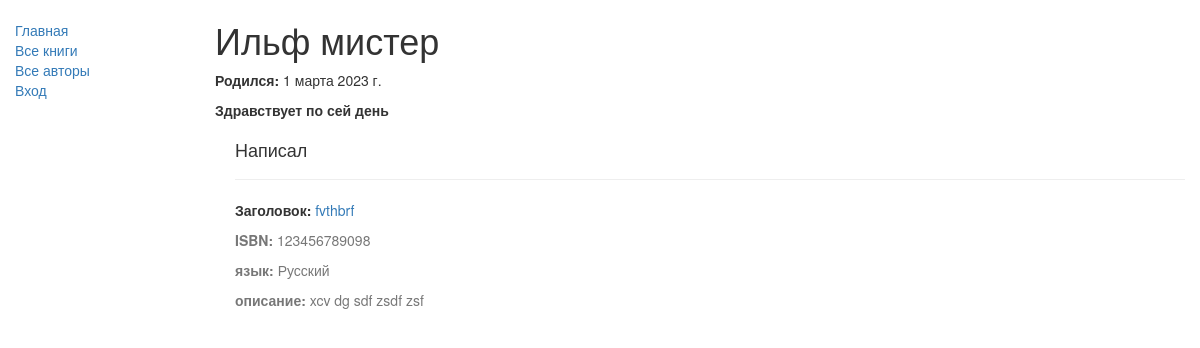
Screenshot of /library/author/ilf with the database file from the repository.
### libcatalog/models.py (models this page shows, shortened)
class Author(models.Model):
    class Meta:
        verbose_name = 'Автор'
        verbose_name_plural = 'Авторы'
    first_name = models.CharField(
        'Первое имя',
        max_length=100)
    last_name = models.CharField(
        'Второе имя',
        max_length=100)
    slug = models.CharField(
        'url представление имени ',
        default = str(first_name),
        help_text='латинские символы и цифры одной строкой без пробелов',
        max_length=100)
    date_of_birth = models.DateField(
        'дата рождения',
        null=True, blank=True)
    date_of_death = models.DateField(
        'дата смерти',
        null=True, blank=True)

class Book(models.Model):
    class Meta:
        verbose_name = 'Книга'
        verbose_name_plural = 'Книги'
        ordering = ["title"]
    title = models.CharField(max_length=200)
    slug = models.CharField(max_length=30,
                            default = str(title),
                            verbose_name='отображение в пути url',
                            help_text='желательно латинские символы и цифры без пробелов, а так же смысловая нагрузка')
    author = models.ForeignKey(
        'Author',
        on_delete=models.SET_NULL,
        null=True,
        verbose_name='Автор',
        help_text='выберите автора книги')
    summary = models.TextField(
        max_length=1000,
        help_text="описание содержания книги")
    isbn = models.CharField(
        'ISBN',
        max_length=13,
        help_text='ISBN 13-ти значный индентификатор <a href="https://www.isbn-international.org/content/what-isbn">ISBN number</a>')
    genre = models.ManyToManyField(
        Genre,
        blank=True,
        verbose_name='Жанр',
        help_text="укажите жанр этой книги")
    lang = models.CharField('Язык',max_length=25,default='Русский')
    def get_absolute_url(self):
        return reverse('book-detail', args=[str(self.slug)])
    def display_genre(self):
        return ', '.join([ genre.name for genre in self.genre.all()[:3] ])
    display_genre.short_description = 'Genre'

### libcatalog/views.py (the view)
# urls.py: path('author/<slug>', AuthorDetailView.as_view(), name='author-detail'),
class AuthorDetailView(generic.DetailView):
    model = Author

### libcatalog/templates/libcatalog/author_detail.html
{% extends "base_generic.html" %}
{% block content %}
  <h1> {{ author.first_name }} {{ author.last_name }}</h1>
  <p><strong>Родился:</strong> {{ author.date_of_birth }}</p>
  {% if author.date_of_death %}
    <p><strong>Умер:</strong> {{ author.date_of_death }}</p>
  {% else %}
    <p><strong>Здравствует по сей день</strong> </p>
  {% endif %}
  <div style="margin-left:20px;margin-top:20px">
    <h4>Написал</h4>
    {% for book in author.book_set.all %}
    <hr>
    <p><strong>Заголовок:</strong> <a href="{{book.get_absolute_url}}">{{book.title}}</a></p>
    <p class="text-muted"><strong>ISBN:</strong> {{book.isbn}}</p>
    <p class="text-muted"><strong>язык:</strong> {{book.lang}}</p>
    <p class="text-muted"><strong>описание:</strong> {{book.summary}}</p>
    {% endfor %}
  </div>
{% endblock %}

### rows the page displays
Author: first_name "Ильф", last_name "мистер", date_of_birth "1 марта 2023 г."
Book: title "fvthbrf", isbn "123456789098", lang "Русский", summary "xcv dg sdf zsdf zsf"
